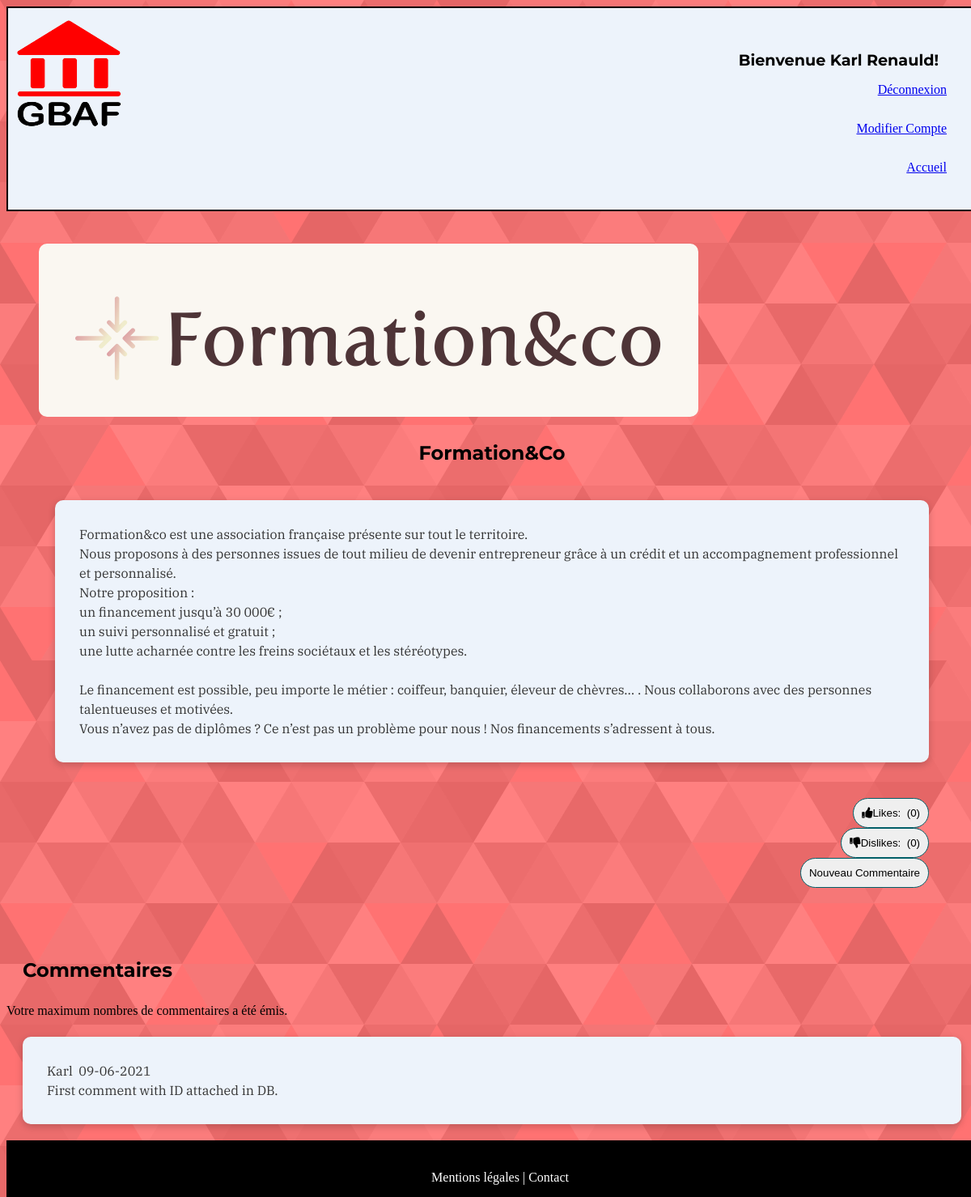
The app's page /acteur.php?acteur=1 (signed in) with its own data.
### tables this page shows
CREATE TABLE IF NOT EXISTS `acteurs` (
  `id` int(11) NOT NULL AUTO_INCREMENT,
  `name` varchar(255) NOT NULL,
  `logo` varchar(255) NOT NULL,
  `description` varchar(1000) NOT NULL,
  PRIMARY KEY (`id`)
);

CREATE TABLE IF NOT EXISTS `posts` (
  `date_created` date DEFAULT NULL,
  `bank_id` int(11) NOT NULL,
  `comment` varchar(255) NOT NULL,
  `id_comment` int(11) NOT NULL AUTO_INCREMENT,
  `user_id` int(11) NOT NULL,
  `comment_username` varchar(255) NOT NULL,
  PRIMARY KEY (`id_comment`),
  KEY `user_id` (`user_id`),
  KEY `bank_id` (`bank_id`)
);

CREATE TABLE IF NOT EXISTS `accounts` (
  `last_name` varchar(255) NOT NULL,
  `first_name` varchar(255) NOT NULL,
  `username` varchar(255) NOT NULL,
  `id` int(11) NOT NULL AUTO_INCREMENT,
  `password` varchar(255) NOT NULL,
  `secret_question` varchar(255) NOT NULL,
  `answer` varchar(255) NOT NULL,
  PRIMARY KEY (`id`),
  KEY `username` (`username`)
);

### acteur.php (the view, shortened to what this page needs)
<!DOCTYPE html>
<html lang="fr">
  <?php include_once('header.php');?>
  <link rel="stylesheet" type="text/css" href="CSS/footer.css">
  <link rel="stylesheet" href="https://use.fontawesome.com/releases/v5.12.1/css/all.css">
  <link rel="stylesheet" href="CSS/acteurs.css">
  <?php
  include('config.php');
  $id = $connection-> prepare("SELECT id FROM accounts WHERE username = ? ");
    if(isset($_GET['acteur'])) {
      $req = $connection->prepare('SELECT * FROM acteurs WHERE id=?');
      $req->execute([$_GET['acteur']]);
      $data = $req->fetch();
      ?>
        <article class="post">
          <div class="large-logo">
            <img class="post-image" src="images/<?php echo $data['logo']; ?>" alt="logo">
          </div>
          <h2>
            <?php echo $data['name']; ?>
          </h2>
          <p>
            <?php echo nl2br(htmlspecialchars($data['description'])); ?>
          </p>
          <br>
          <?php
            $get_id = htmlspecialchars($_GET['acteur']);
            $article = $connection->prepare('SELECT * FROM acteurs WHERE id = ?');
            $article->execute(array($get_id));
            if($article->rowCount() == 1) {
              $article = $article->fetch();
              $id = $article['id'];
              $likes = $connection->prepare('SELECT id FROM likes WHERE id_article = ?');
              $likes->execute(array($id));
              $likes = $likes->rowCount();
              $dislikes = $connection->prepare('SELECT id FROM dislikes WHERE id_article = ?');
              $dislikes->execute(array($id));
              $dislikes = $dislikes->rowCount();
            }
             else {
                die('Cet article n\'existe pas !');
              }
          ?>
         <div class="vote-comment-btns">
            <div class="">
              <form action="insertVote.php?t=1&id=<?= $id ?>" method="POST">
                <button type="submit" class="vote_btn vote_like ">
                  <i class="fas fa-thumbs-up"></i>Likes: &nbsp;(<?= $likes ?>)
                </button>
              </form>
              <form action="insertVote.php?t=2&id=<?= $id ?>" method="POST">
                <button type="submit" class="vote_btn vote_dislike">
                  <i class="fa fa-thumbs-down" aria-hidden="true"></i>Dislikes: &nbsp;(<?= $dislikes ?>)
                </button>
              </form>
            </div>
            <div id="comment_btn">
              <button class="btnOnClick" onclick="myComment()">Nouveau Commentaire</button>
            </div>
          </div>
          <br>
        </article>
        <div class="comments-list">
          <h2>Commentaires</h2>
          <?php
        $sql = $connection-> prepare("SELECT comment_username FROM posts WHERE comment_username = ? AND bank_id = ?");
                $sql-> execute([$_SESSION['username'], $_GET['acteur'] ]);
               if ($sql->rowCount() > 0) {
                 echo "Votre maximum nombres de commentaires a été émis.";
                }
          $req = $connection->prepare("SELECT bank_id, comment_username, comment, DATE_FORMAT(date_created, '%d-%m-%Y') AS date, first_name FROM posts
            JOIN accounts
            ON posts.comment_username = accounts.username
            WHERE posts.bank_id = ?
            ORDER BY date_created DESC");
            $req->execute([$_GET['acteur']]);
            if ($req->rowCount() == 0) {
              echo "<p>(Il n'y a pas encore de commentaires.)</p>";
            } else {
              while ($data = $req->fetch()) { ?>
                <p><?php echo    '<span class="comment">' .
                $data['first_name'] . '</span>'; ?><span class="comment"><?php echo '&nbsp;&nbsp;' . $data['date']; ?></span><br>
                <?php echo htmlspecialchars($data['comment']) ?></p>
              <?php }
              ?>
          </div><?php
        }
    }
?>

### CSS/footer.css (style rules this page uses)
footer { overflow-x: hidden; max-width: 100%; min-width: 100%; color: white; background: black; right: 220px; padding: 10px; text-align: center; height: 50px; }
#container_footer a { color: white; }

### CSS/acteurs.css (style rules this page uses)
:root { --color-1: rgb(2, 95, 104); }
p { font-family: 'IBM Plex Serif', serif; padding: 10px 0; background-color: #EDF3FB; color: #333; border-radius: 10px; box-shadow: 0 3px 10px 0 rgba(0, 0, 0, 0.2); padding: 30px; margin: 20px; }
h2 { font-family: 'Montserrat', sans-serif; margin: 20px; font-size: 1.5rem; }
.vote_like, .vote_dislike { padding: 10px 10px; border-radius: 20px; outline: none; border: 1px solid var(--color-1); }
.vote-comment-btns { margin-right: 20px; text-align: right; }
.btnOnClick { padding: 10px 10px; border-radius: 20px; outline: none; border: 1px solid var(--color-1); }
.vote_btn { display: inline-block; }
.post { display: flex; padding: 40px; flex-direction: column; justify-content: space-around; }
.post h2 { text-align: center; }
.post .post-image { max-width: 100%; height: auto; border-radius: 10px; }

### records on screen
acteurs: logo (picture), name "Formation&Co", description "Formation&co est une association française présente sur tout le territoire. Nous proposons à des personnes issues de tout milieu de devenir entrepreneur grâce à un crédit et un accompagnement professionnel et personnalisé. Notre proposition : un financement jusqu’à 30 000€ ; un suivi personnalisé et gratuit ; une lutte acharnée contre les freins sociétaux et les stéréotypes. Le financement est possible, peu importe le métier : coiffeur, banquier, éleveur de chèvres… . Nous collaborons avec des personnes talentueuses et motivées. Vous n’avez pas de diplômes ? Ce n’est pas un problème pour nous ! Nos financements s’adressent à tous."
posts: user.first_name "Karl", date "09-06-2021", comment "First comment with ID attached in DB."

### other values on screen
$_SESSION['firstname'] "Karl"
$_SESSION['lastname'] "Renauld"
$likes "0"
$dislikes "0"
